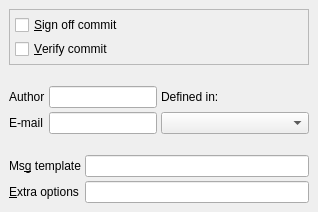
       <widget class="QWidget" name="Commit" >
        <attribute name="title" >
         <string>&amp;Commit</string>
        </attribute>
        <layout class="QHBoxLayout" >
         <property name="spacing" >
          <number>6</number>
         </property>
         <property name="leftMargin" >
          <number>9</number>
         </property>
         <property name="topMargin" >
          <number>9</number>
         </property>
         <property name="rightMargin" >
          <number>9</number>
         </property>
         <property name="bottomMargin" >
          <number>9</number>
         </property>
         <item>
          <layout class="QVBoxLayout" >
           <property name="spacing" >
            <number>0</number>
           </property>
           <property name="leftMargin" >
            <number>0</number>
           </property>
           <property name="topMargin" >
            <number>0</number>
           </property>
           <property name="rightMargin" >
            <number>0</number>
           </property>
           <property name="bottomMargin" >
            <number>0</number>
           </property>
           <item>
            <widget class="QFrame" name="frame_4" >
             <property name="frameShape" >
              <enum>QFrame::StyledPanel</enum>
             </property>
             <property name="frameShadow" >
              <enum>QFrame::Raised</enum>
             </property>
             <layout class="QHBoxLayout" >
              <property name="spacing" >
               <number>0</number>
              </property>
              <property name="leftMargin" >
               <number>2</number>
              </property>
              <property name="topMargin" >
               <number>2</number>
              </property>
              <property name="rightMargin" >
               <number>2</number>
              </property>
              <property name="bottomMargin" >
               <number>2</number>
              </property>
              <item>
               <layout class="QVBoxLayout" >
                <property name="spacing" >
                 <number>4</number>
                </property>
                <property name="leftMargin" >
                 <number>3</number>
                </property>
                <property name="topMargin" >
                 <number>3</number>
                </property>
                <property name="rightMargin" >
                 <number>3</number>
                </property>
                <property name="bottomMargin" >
                 <number>3</number>
                </property>
                <item>
                 <widget class="QCheckBox" name="checkBoxCommitSign" >
                  <property name="toolTip" >
                   <string>Check to add -s option to git commit-script</string>
                  </property>
                  <property name="text" >
                   <string>&amp;Sign off commit</string>
                  </property>
                  <property name="shortcut" >
                   <string>Alt+S</string>
                  </property>
                 </widget>
                </item>
                <item>
                 <widget class="QCheckBox" name="checkBoxCommitVerify" >
                  <property name="toolTip" >
                   <string>Check to add -v option to git commit-script</string>
                  </property>
                  <property name="text" >
                   <string>&amp;Verify commit</string>
                  </property>
                  <property name="shortcut" >
                   <string>Alt+V</string>
                  </property>
                 </widget>
                </item>
               </layout>
              </item>
             </layout>
            </widget>
           </item>
           <item>
            <spacer>
             <property name="orientation" >
              <enum>Qt::Vertical</enum>
             </property>
             <property name="sizeHint" >
              <size>
               <width>20</width>
               <height>21</height>
              </size>
             </property>
            </spacer>
           </item>
           <item>
            <layout class="QGridLayout" >
             <property name="leftMargin" >
              <number>0</number>
             </property>
             <property name="topMargin" >
              <number>0</number>
             </property>
             <property name="rightMargin" >
              <number>0</number>
             </property>
             <property name="bottomMargin" >
              <number>0</number>
             </property>
             <property name="horizontalSpacing" >
              <number>4</number>
             </property>
             <property name="verticalSpacing" >
              <number>4</number>
             </property>
             <item row="0" column="2" >
              <widget class="QLabel" name="textLabelComboUsr" >
               <property name="text" >
                <string>Defined in:                           </string>
               </property>
              </widget>
             </item>
             <item row="0" column="0" >
              <widget class="QLabel" name="textLabelAuthor" >
               <property name="text" >
                <string>Author</string>
               </property>
               <property name="buddy" >
                <cstring>lineEditAuthor</cstring>
               </property>
              </widget>
             </item>
             <item row="1" column="2" >
              <widget class="QComboBox" name="comboBoxUserSrc" />
             </item>
             <item row="0" column="1" >
              <widget class="QLineEdit" name="lineEditAuthor" >
               <property name="readOnly" >
                <bool>true</bool>
               </property>
              </widget>
             </item>
             <item row="1" column="1" >
              <widget class="QLineEdit" name="lineEditMail" >
               <property name="readOnly" >
                <bool>true</bool>
               </property>
              </widget>
             </item>
             <item row="1" column="0" >
              <widget class="QLabel" name="textLabelAuthor_2" >
               <property name="text" >
                <string>E-mail</string>
               </property>
               <property name="buddy" >
                <cstring>lineEditMail</cstring>
               </property>
              </widget>
             </item>
            </layout>
           </item>
           <item>
            <spacer>
             <property name="orientation" >
              <enum>Qt::Vertical</enum>
             </property>
             <property name="sizeHint" >
              <size>
               <width>20</width>
               <height>21</height>
              </size>
             </property>
            </spacer>
           </item>
           <item>
            <layout class="QGridLayout" >
             <property name="leftMargin" >
              <number>0</number>
             </property>
             <property name="topMargin" >
              <number>0</number>
             </property>
             <property name="rightMargin" >
              <number>0</number>
             </property>
             <property name="bottomMargin" >
              <number>0</number>
             </property>
             <property name="horizontalSpacing" >
              <number>4</number>
             </property>
             <property name="verticalSpacing" >
              <number>4</number>
             </property>
             <item row="0" column="0" >
              <widget class="QLabel" name="textLabelTemplate" >
               <property name="text" >
                <string>Ms&amp;g template</string>
               </property>
               <property name="textFormat" >
                <enum>Qt::PlainText</enum>
               </property>
               <property name="wordWrap" >
                <bool>false</bool>
               </property>
               <property name="buddy" >
                <cstring>lineEditAuthor</cstring>
               </property>
              </widget>
             </item>
             <item row="1" column="0" >
              <widget class="QLabel" name="textLabelDiffTreeArgs_2" >
               <property name="text" >
                <string>&amp;Extra options</string>
               </property>
               <property name="wordWrap" >
                <bool>false</bool>
               </property>
               <property name="buddy" >
                <cstring>lineEditCommitExtraOptions</cstring>
               </property>
              </widget>
             </item>
             <item row="0" column="1" >
              <widget class="QLineEdit" name="lineEditTemplate" >
               <property name="toolTip" >
                <string>Commit message template file</string>
               </property>
              </widget>
             </item>
             <item row="1" column="1" >
              <widget class="QLineEdit" name="lineEditCommitExtraOptions" >
               <property name="toolTip" >
                <string>Extra options to pass to git commit-script</string>
               </property>
              </widget>
             </item>
            </layout>
           </item>
          </layout>
         </item>
        </layout>
       </widget>
